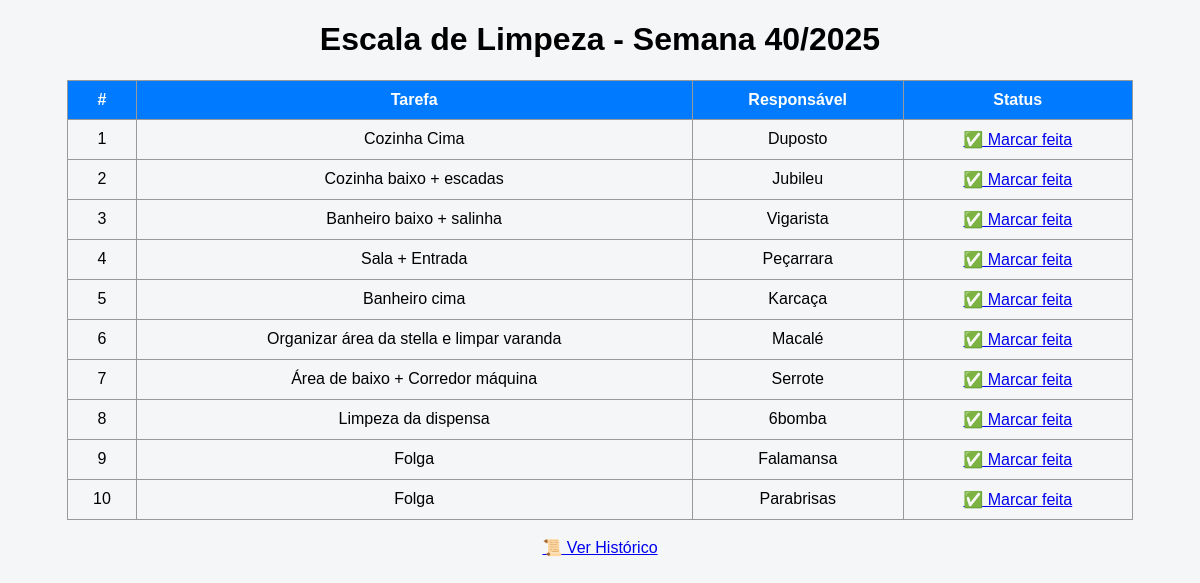
The page / on the database its author committed.
### tables this page shows
CREATE TABLE historico (
            id INTEGER PRIMARY KEY AUTOINCREMENT,
            semana INTEGER,
            ano INTEGER,
            tarefa TEXT,
            responsavel TEXT,
            status TEXT
        );

### app.py (the view)
@app.route("/")
def index():
    semana, ano, tabela = escala_atual()
    return render_template("index.html", tabela=tabela, semana=semana, ano=ano)

### app.py (called while the page is built)
def buscar_tarefas(semana, ano):
    conn = sqlite3.connect("tarefas.db")
    cur = conn.cursor()
    cur.execute("SELECT id, tarefa, responsavel, status FROM historico WHERE semana=? AND ano=?", (semana, ano))
    rows = cur.fetchall()
    conn.close()
    return rows

def escala_atual():
    hoje = date.today()
    semana = hoje.isocalendar()[1]
    ano = hoje.isocalendar()[0]
    rotacao = (semana*-2) % len(responsaveis_base)
    responsaveis = responsaveis_base[rotacao:] + responsaveis_base[:rotacao]
    tabela = list(zip(range(1, len(tarefas)+1), tarefas, responsaveis))
    if not buscar_tarefas(semana, ano):
        registrar_tarefas(semana, ano, tabela)
    return semana, ano, buscar_tarefas(semana, ano)

### templates/index.html (shortened to what this page needs)
<!DOCTYPE html>
<html lang="pt-BR">
<head>
    <link rel="stylesheet" href="{{ url_for('static', filename='style.css') }}">
</head>
<body>
    <h1>Escala de Limpeza - Semana {{ semana }}/{{ ano }}</h1>
    <table>
        <tr>
            <th>#</th>
            <th>Tarefa</th>
            <th>Responsável</th>
            <th>Status</th>
        </tr>
        {% for id, tarefa, responsavel, status in tabela %}
        <tr class="{% if status == 'feita' %}feito{% endif %}">
            <td>{{ loop.index }}</td>
            <td>{{ tarefa }}</td>
            <td>{{ responsavel }}</td>
            <td>
                {% if status == 'pendente' %}
                    <a href="/fazer/{{ id }}">✅ Marcar feita</a>
                {% else %}
                    Feita
                {% endif %}
            </td>
        </tr>
        {% endfor %}
    </table>
    <br>
    <a href="/historico">📜 Ver Histórico</a>
</body>
</html>

### static/style.css (style rules this page uses)
body { font-family: Arial, sans-serif; text-align: center; background: #f4f6f8; }
table { margin: auto; border-collapse: collapse; width: 90%; }
th, td { border: 1px solid #999; padding: 10px; }
th { background: #007BFF; color: white; }

### rows shown on the page
historico: tarefa "Cozinha Cima", responsavel "Duposto"
historico: tarefa "Cozinha baixo + escadas", responsavel "Jubileu"
historico: tarefa "Banheiro baixo + salinha", responsavel "Vigarista"
historico: tarefa "Sala + Entrada", responsavel "Peçarrara"
historico: tarefa "Banheiro cima", responsavel "Karcaça"
historico: tarefa "Organizar área da stella e limpar varanda", responsavel "Macalé"
historico: tarefa "Área de baixo + Corredor máquina", responsavel "Serrote"
historico: tarefa "Limpeza da dispensa", responsavel "6bomba"
historico: tarefa "Folga", responsavel "Falamansa"
historico: tarefa "Folga", responsavel "Parabrisas"

### other values the page prints
{{ semana }} "40"
{{ ano }} "2025"
